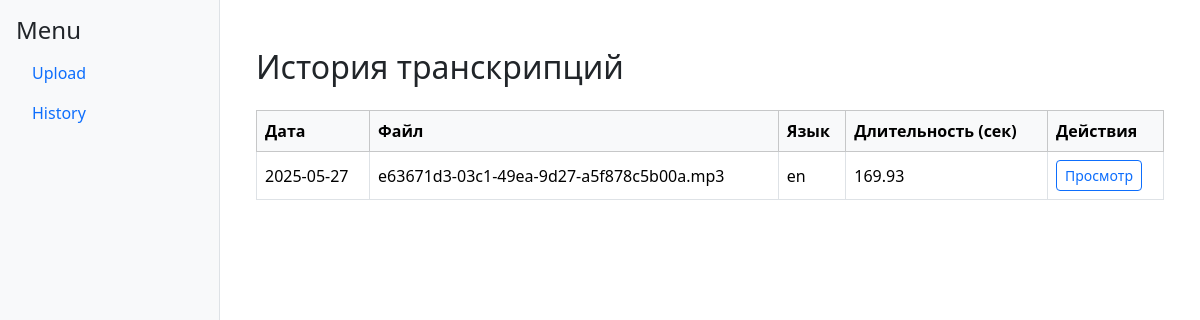
Before: /history with the older database file.
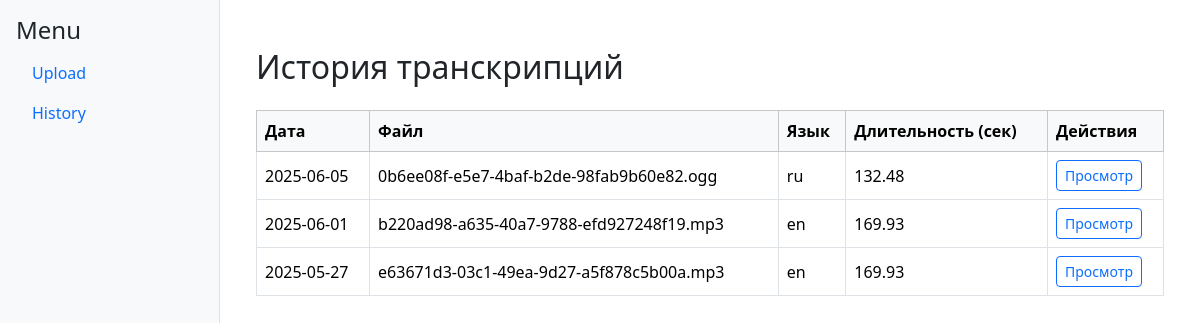
After: the same page with the newer database file.
### models.py (models this page shows)
class Transcription(db.Model):
    id = db.Column(db.Integer, primary_key=True)
    session_id = db.Column(db.String(64), unique=True, nullable=False)
    filename = db.Column(db.String(255), nullable=False)
    language = db.Column(db.String(10), default='en')
    duration = db.Column(db.Float)
    created_at = db.Column(db.DateTime, default=datetime.utcnow)

### app.py (the view)
@app.route("/history")
def history():
    records = Transcription.query.order_by(Transcription.created_at.desc()).all()
    return render_template("history.html", history=records)

### templates/history.html
{% extends "base.html" %}
{% block content %}
<div class="container mt-4">
    <h2 class="mb-4">История транскрипций</h2>
    <div class="table-responsive">
        <table class="table table-bordered table-hover align-middle">
            <thead class="table-light">
                <tr>
                    <th>Дата</th>
                    <th>Файл</th>
                    <th>Язык</th>
                    <th>Длительность (сек)</th>
                    <th>Действия</th>
                </tr>
            </thead>
            <tbody>
                {% for item in history %}
                <tr>
                    <td>{{ item.created_at.strftime('%Y-%m-%d') }}</td>
                    <td>{{ item.filename }}</td>
                    <td>{{ item.language }}</td>
                    <td>{{ item.duration }}</td>
                    <td>
                        <a href="{{ url_for('result', session_id=item.session_id) }}" class="btn btn-sm btn-outline-primary">
                            Просмотр
                        </a>
                    </td>
                </tr>
                {% else %}
                <tr>
                    <td colspan="5" class="text-center text-muted">Нет транскрипций</td>
                </tr>
                {% endfor %}
            </tbody>
        </table>
    </div>
</div>
{% endblock %}

### templates/base.html (shortened to what this page needs)
<!doctype html>
<html lang="en">
  <head>
    <link href="https://cdn.jsdelivr.net/npm/bootstrap@5.3.3/dist/css/bootstrap.min.css" rel="stylesheet">
  </head>
  <body>
    <div id="sidebar" class="p-3 border-end">
      <h4>Menu</h4>
      <ul class="nav flex-column">
        <li class="nav-item"><a class="nav-link" href="/upload">Upload</a></li>
        <li class="nav-item"><a class="nav-link" href="/history">History</a></li>
      </ul>
    </div>
    <div id="content" class="p-4">
      {% block content %}{% endblock %}
    </div>
  </body>
</html>

### templates/base.html (style rules this page uses)
body { display: flex; height: 100vh; }
#sidebar { min-width: 220px; background-color: #f8f9fa; }
#content { flex: 1; overflow-y: auto; }

Changed rows visible on the page:
added Transcription: created_at "2025-06-05", filename "0b6ee08f-e5e7-4baf-b2de-98fab9b60e82.ogg", language "ru", duration "132.48"
added Transcription: created_at "2025-06-01", filename "b220ad98-a635-40a7-9788-efd927248f19.mp3", language "en", duration "169.93"
